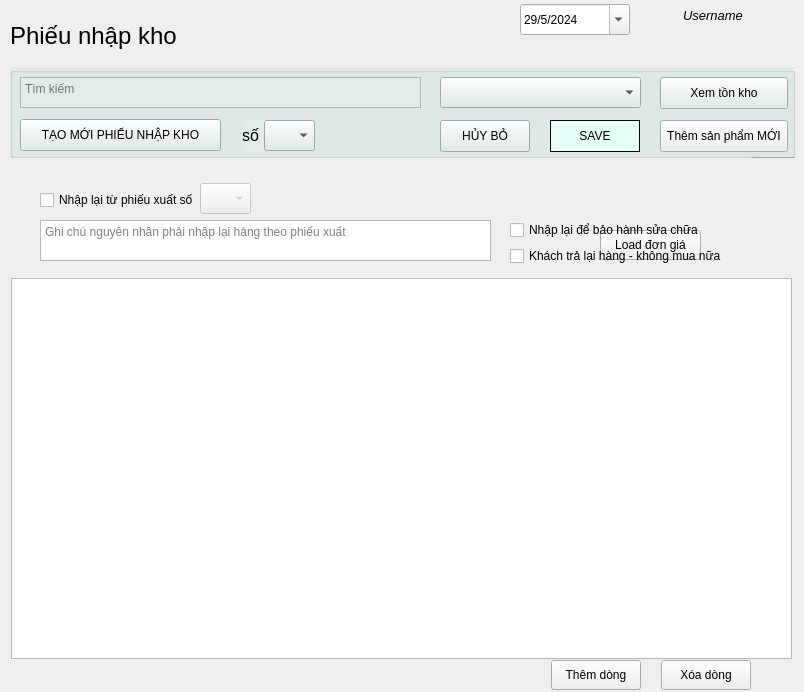
<?xml version="1.0" encoding="UTF-8"?>
<ui version="4.0">
 <class>NhapKho</class>
 <widget class="QMainWindow" name="NhapKho">
  <property name="geometry">
   <rect>
    <x>0</x>
    <y>0</y>
    <width>804</width>
    <height>692</height>
   </rect>
  </property>
  <property name="windowTitle">
   <string>MainWindow</string>
  </property>
  <widget class="QWidget" name="centralwidget">
   <widget class="QLabel" name="label_user">
    <property name="geometry">
     <rect>
      <x>683</x>
      <y>5</y>
      <width>111</width>
      <height>20</height>
     </rect>
    </property>
    <property name="font">
     <font>
      <pointsize>10</pointsize>
      <italic>true</italic>
     </font>
    </property>
    <property name="text">
     <string>Username</string>
    </property>
   </widget>
   <widget class="QDateEdit" name="dateEdit">
    <property name="geometry">
     <rect>
      <x>520</x>
      <y>4</y>
      <width>110</width>
      <height>31</height>
     </rect>
    </property>
    <property name="dateTime">
     <datetime>
      <hour>0</hour>
      <minute>0</minute>
      <second>0</second>
      <year>2024</year>
      <month>5</month>
      <day>29</day>
     </datetime>
    </property>
    <property name="maximumDateTime">
     <datetime>
      <hour>23</hour>
      <minute>59</minute>
      <second>59</second>
      <year>2026</year>
      <month>12</month>
      <day>31</day>
     </datetime>
    </property>
    <property name="minimumDateTime">
     <datetime>
      <hour>0</hour>
      <minute>0</minute>
      <second>0</second>
      <year>2024</year>
      <month>5</month>
      <day>14</day>
     </datetime>
    </property>
    <property name="minimumDate">
     <date>
      <year>2024</year>
      <month>5</month>
      <day>14</day>
     </date>
    </property>
    <property name="displayFormat">
     <string>d/M/yyyy</string>
    </property>
    <property name="calendarPopup">
     <bool>true</bool>
    </property>
    <property name="date">
     <date>
      <year>2024</year>
      <month>5</month>
      <day>29</day>
     </date>
    </property>
   </widget>
   <widget class="QLabel" name="label">
    <property name="geometry">
     <rect>
      <x>10</x>
      <y>20</y>
      <width>251</width>
      <height>31</height>
     </rect>
    </property>
    <property name="font">
     <font>
      <pointsize>18</pointsize>
     </font>
    </property>
    <property name="text">
     <string>Phiếu nhập kho</string>
    </property>
   </widget>
   <widget class="QLabel" name="label_noti">
    <property name="geometry">
     <rect>
      <x>80</x>
      <y>160</y>
      <width>711</width>
      <height>21</height>
     </rect>
    </property>
    <property name="font">
     <font>
      <pointsize>11</pointsize>
      <italic>true</italic>
      <bold>true</bold>
     </font>
    </property>
    <property name="text">
     <string/>
    </property>
   </widget>
   <widget class="QPushButton" name="but_xoadong">
    <property name="geometry">
     <rect>
      <x>661</x>
      <y>660</y>
      <width>90</width>
      <height>30</height>
     </rect>
    </property>
    <property name="text">
     <string>Xóa dòng</string>
    </property>
   </widget>
   <widget class="QTableWidget" name="tableWidget">
    <property name="geometry">
     <rect>
      <x>11</x>
      <y>278</y>
      <width>781</width>
      <height>381</height>
     </rect>
    </property>
   </widget>
   <widget class="QPushButton" name="but_themdong">
    <property name="geometry">
     <rect>
      <x>551</x>
      <y>660</y>
      <width>90</width>
      <height>30</height>
     </rect>
    </property>
    <property name="text">
     <string>Thêm dòng</string>
    </property>
   </widget>
   <widget class="QPushButton" name="but_load_gia">
    <property name="geometry">
     <rect>
      <x>600</x>
      <y>230</y>
      <width>101</width>
      <height>30</height>
     </rect>
    </property>
    <property name="text">
     <string>Load đơn giá</string>
    </property>
   </widget>
   <widget class="QGroupBox" name="group_timkiem">
    <property name="geometry">
     <rect>
      <x>10</x>
      <y>67</y>
      <width>785</width>
      <height>91</height>
     </rect>
    </property>
    <property name="styleSheet">
     <string notr="true">background-color: rgb(224, 235, 234);</string>
    </property>
    <property name="title">
     <string/>
    </property>
    <widget class="QPushButton" name="but_tonkho">
     <property name="geometry">
      <rect>
       <x>650</x>
       <y>10</y>
       <width>128</width>
       <height>32</height>
      </rect>
     </property>
     <property name="text">
      <string>Xem tồn kho</string>
     </property>
    </widget>
    <widget class="QTextEdit" name="textEdit">
     <property name="geometry">
      <rect>
       <x>10</x>
       <y>10</y>
       <width>401</width>
       <height>31</height>
      </rect>
     </property>
     <property name="placeholderText">
      <string>Tìm kiếm </string>
     </property>
    </widget>
    <widget class="QPushButton" name="but_huy_phieu_NHAP">
     <property name="geometry">
      <rect>
       <x>430</x>
       <y>53</y>
       <width>90</width>
       <height>32</height>
      </rect>
     </property>
     <property name="text">
      <string>HỦY BỎ</string>
     </property>
    </widget>
    <widget class="QComboBox" name="combo_kho">
     <property name="geometry">
      <rect>
       <x>430</x>
       <y>10</y>
       <width>201</width>
       <height>31</height>
      </rect>
     </property>
    </widget>
    <widget class="QPushButton" name="but_phieumoi">
     <property name="geometry">
      <rect>
       <x>10</x>
       <y>52</y>
       <width>201</width>
       <height>32</height>
      </rect>
     </property>
     <property name="text">
      <string>TẠO MỚI PHIẾU NHẬP KHO</string>
     </property>
    </widget>
    <widget class="QPushButton" name="but_tonkho_2">
     <property name="geometry">
      <rect>
       <x>740</x>
       <y>90</y>
       <width>128</width>
       <height>32</height>
      </rect>
     </property>
     <property name="text">
      <string>Xem tồn kho</string>
     </property>
    </widget>
    <widget class="QComboBox" name="combo_sophieu">
     <property name="geometry">
      <rect>
       <x>254</x>
       <y>53</y>
       <width>51</width>
       <height>31</height>
      </rect>
     </property>
    </widget>
    <widget class="QLabel" name="label_so_phieu">
     <property name="geometry">
      <rect>
       <x>232</x>
       <y>53</y>
       <width>31</width>
       <height>31</height>
      </rect>
     </property>
     <property name="font">
      <font>
       <pointsize>12</pointsize>
      </font>
     </property>
     <property name="text">
      <string>số</string>
     </property>
    </widget>
    <widget class="QPushButton" name="but_save_phieu_NHAP">
     <property name="geometry">
      <rect>
       <x>540</x>
       <y>53</y>
       <width>90</width>
       <height>32</height>
      </rect>
     </property>
     <property name="styleSheet">
      <string notr="true">QPushButton#but_save_phieu_NHAP {
	color: rgb(0, 0, 0);
    border: 1px solid black;
    background-color: rgb(230, 255, 245);

}

QPushButton#but_save_phieu_NHAP:hover {
    background-color: rgb(255, 234, 235);
}

QPushButton#but_save_phieu_NHAP:pressed {			
    padding-left: 2px;
    padding-top: 2px;
}
</string>
     </property>
     <property name="text">
      <string>SAVE</string>
     </property>
    </widget>
    <widget class="QPushButton" name="but_save_NHAP_tu_p_xuat">
     <property name="geometry">
      <rect>
       <x>540</x>
       <y>53</y>
       <width>90</width>
       <height>32</height>
      </rect>
     </property>
     <property name="styleSheet">
      <string notr="true">QPushButton#but_save_NHAP_tu_p_xuat {
	color: rgb(0, 0, 0);
    border: 1px solid black;
    background-color: rgb(230, 255, 245);

}

QPushButton#but_save_NHAP_tu_p_xuat:hover {
    background-color: rgb(255, 234, 235);
}

QPushButton#but_save_NHAP_tu_p_xuat:pressed {			
    padding-left: 2px;
    padding-top: 2px;
}
</string>
     </property>
     <property name="text">
      <string>SAVE</string>
     </property>
    </widget>
    <zorder>but_tonkho</zorder>
    <zorder>textEdit</zorder>
    <zorder>but_huy_phieu_NHAP</zorder>
    <zorder>combo_kho</zorder>
    <zorder>but_phieumoi</zorder>
    <zorder>but_tonkho_2</zorder>
    <zorder>label_so_phieu</zorder>
    <zorder>combo_sophieu</zorder>
    <zorder>but_save_phieu_NHAP</zorder>
    <zorder>but_save_NHAP_tu_p_xuat</zorder>
   </widget>
   <widget class="QPushButton" name="but_sp_moi">
    <property name="geometry">
     <rect>
      <x>660</x>
      <y>120</y>
      <width>128</width>
      <height>32</height>
     </rect>
    </property>
    <property name="text">
     <string>Thêm sản phẩm MỚI</string>
    </property>
   </widget>
   <widget class="QCheckBox" name="checkBox">
    <property name="geometry">
     <rect>
      <x>40</x>
      <y>190</y>
      <width>161</width>
      <height>20</height>
     </rect>
    </property>
    <property name="text">
     <string>Nhập lại từ phiếu xuất số</string>
    </property>
   </widget>
   <widget class="QComboBox" name="combo_so_px">
    <property name="enabled">
     <bool>false</bool>
    </property>
    <property name="geometry">
     <rect>
      <x>200</x>
      <y>183</y>
      <width>51</width>
      <height>31</height>
     </rect>
    </property>
   </widget>
   <widget class="QLabel" name="label_thong_tin">
    <property name="geometry">
     <rect>
      <x>260</x>
      <y>193</y>
      <width>531</width>
      <height>16</height>
     </rect>
    </property>
    <property name="text">
     <string/>
    </property>
   </widget>
   <widget class="QTextEdit" name="text_nguyen_nhan">
    <property name="geometry">
     <rect>
      <x>40</x>
      <y>220</y>
      <width>451</width>
      <height>41</height>
     </rect>
    </property>
    <property name="placeholderText">
     <string>Ghi chú nguyên nhân phải nhập lại hàng theo phiếu xuất</string>
    </property>
   </widget>
   <widget class="QCheckBox" name="check_bao_hanh">
    <property name="geometry">
     <rect>
      <x>510</x>
      <y>220</y>
      <width>251</width>
      <height>20</height>
     </rect>
    </property>
    <property name="text">
     <string>Nhập lại để bảo hành sửa chữa</string>
    </property>
   </widget>
   <widget class="QCheckBox" name="check_tra_lai">
    <property name="geometry">
     <rect>
      <x>510</x>
      <y>246</y>
      <width>251</width>
      <height>20</height>
     </rect>
    </property>
    <property name="text">
     <string>Khách trả lại hàng - không mua nữa</string>
    </property>
   </widget>
   <zorder>group_timkiem</zorder>
   <zorder>label_user</zorder>
   <zorder>dateEdit</zorder>
   <zorder>label</zorder>
   <zorder>label_noti</zorder>
   <zorder>tableWidget</zorder>
   <zorder>but_themdong</zorder>
   <zorder>but_load_gia</zorder>
   <zorder>but_xoadong</zorder>
   <zorder>but_sp_moi</zorder>
   <zorder>checkBox</zorder>
   <zorder>combo_so_px</zorder>
   <zorder>label_thong_tin</zorder>
   <zorder>text_nguyen_nhan</zorder>
   <zorder>check_bao_hanh</zorder>
   <zorder>check_tra_lai</zorder>
  </widget>
 </widget>
 <resources/>
 <connections/>
</ui>
